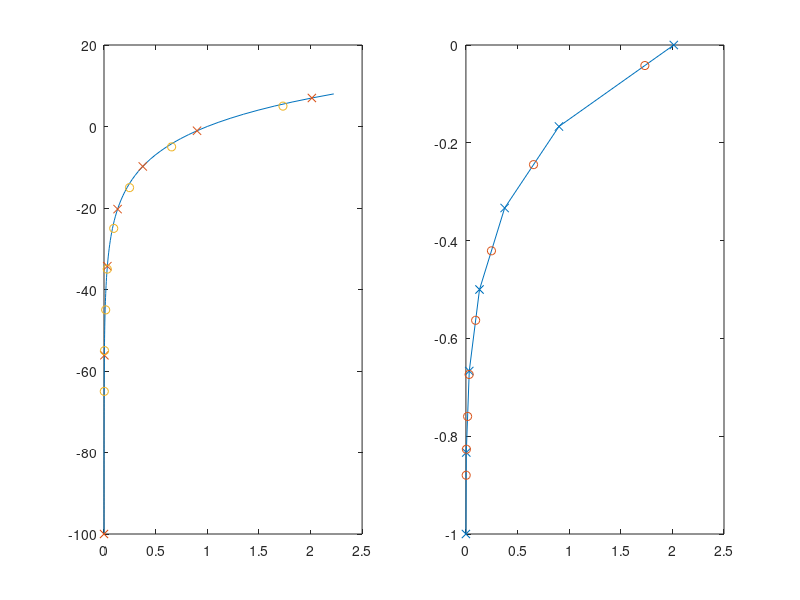

Recreate this plot in MATLAB.

clear;
depth = 100;

eta = 7;
z = -depth:1:eta+1;
val = exp(0.1*z);

subplot(1,2,1)
plot(val,z)

nl = 7;

s = -1:1/(nl-1):0;



a = 7*pi/18;
b = 1.0;
for i=1:nl,   
    s_mark(i)= (-(tan(((-s(i))*a))^b)/(tan(a)^b));
end

s2z = eta + s_mark .* (depth + eta);

subplot(1,2,1)
hold on;
val2 = exp(0.1.*s2z);
plot(val2,s2z,'x')
subplot(1,2,2)
plot(val2,s,'x-');

z2 = -65:10:5;
% Transform z2 coordinates to tan/sigma coordinates
s2 = (z2-eta)./(eta+depth);
for i=1:length(s2),   
    s2_mark(i) = - atan((-s2(i)*(tan(a)^b))^(1/b))./a;
end

val3 = interp1(s,val2,s2_mark);
subplot(1,2,1)
plot(val3,z2,'o')
subplot(1,2,2)
hold on;
plot(val3,s2_mark,'o')
